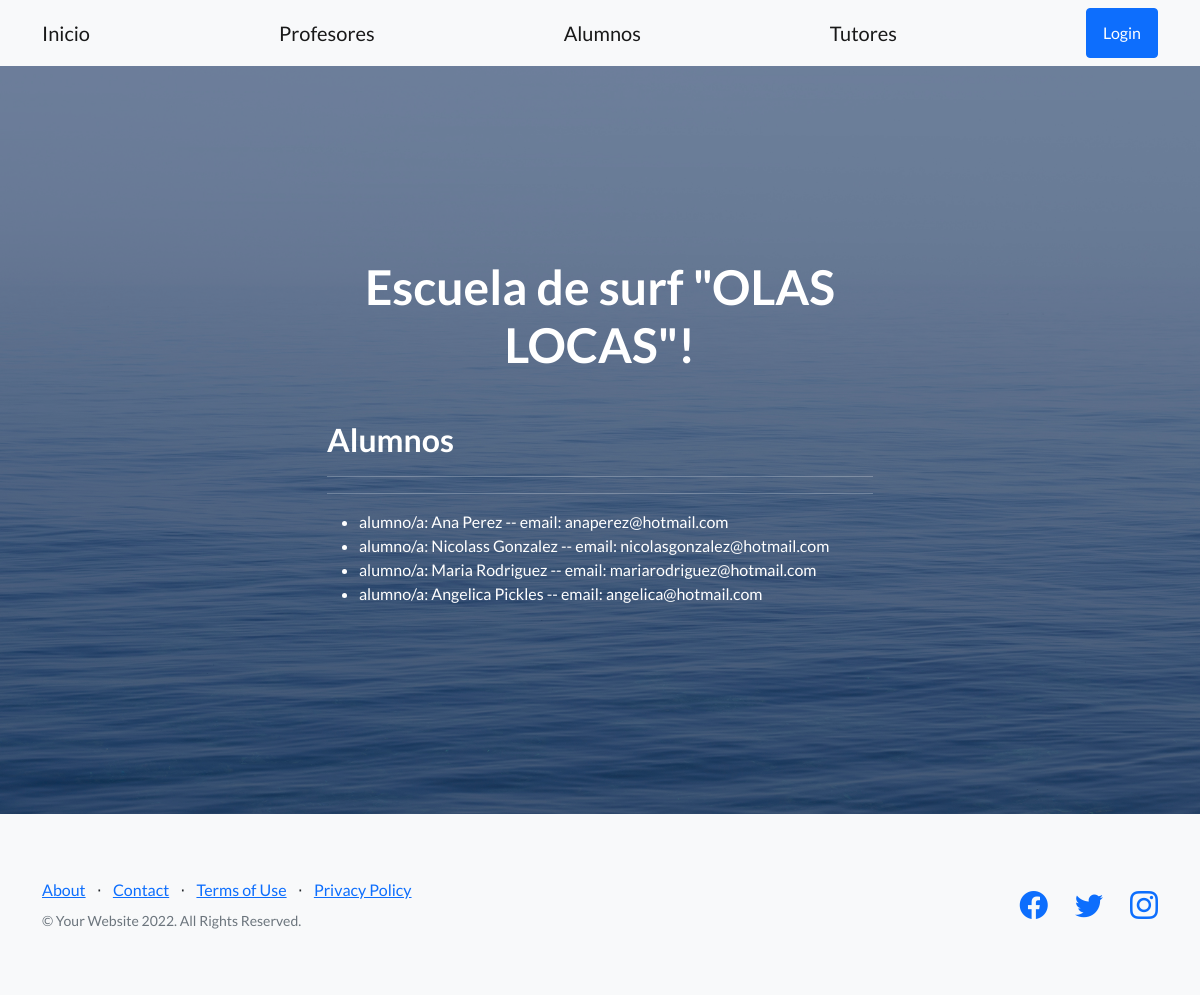
The page /appescueladesurf/alumno/ on the database its author committed.
### appescueladesurf/models.py (models this page shows)
class Alumnos(models.Model):
    nombre =models.CharField(max_length = 40)
    apellido =models.CharField(max_length = 40)
    edad = models.IntegerField()
    email = models.EmailField()
    numeroalumno=models.IntegerField()

### appescueladesurf/views.py (the view)
# urls.py: path('alumno/',views.alumnos, name='Alumno'),
def alumnos(request):
    alumnos = Alumnos.objects.all
    context_dict = {
        'alumnos' : alumnos
    }
    return render(
        request=request,
        context=context_dict,
        template_name="appescueladesurf/alumno.html"
    )

### appescueladesurf/templates/appescueladesurf/alumno.html
{% extends "appescueladesurf/padre.html" %}
{% load static %}
{% block contenidoQueCambia %}
<h2>Alumnos</h2>
<hr><hr>
    <ul>
        {% for alumnos in alumnos %}
            <li>
                alumno/a: {{alumnos.nombre}} {{alumnos.apellido}}
                -- email: {{alumnos.email}}
            </li>
        {% endfor %}
    </ul>
{% endblock %}

### appescueladesurf/templates/appescueladesurf/padre.html (shortened to what this page needs)
<!DOCTYPE html>
<html lang="en">
    <head>
        {% load static %}
        <link href="https://cdn.jsdelivr.net/npm/bootstrap-icons@1.5.0/font/bootstrap-icons.css" rel="stylesheet" type="text/css" />
        <link href="{% static 'appescueladesurf/css/styles.css' %}" rel="stylesheet" />
    </head>
    <body>
        <nav class="navbar navbar-light bg-light static-top">
            <div class="container">
                <a class="navbar-brand" href="{% url 'Inicio' %}">Inicio</a>
                <a class="navbar-brand" href="{% url 'Profesores' %}">Profesores</a>
                <a class="navbar-brand" href="{% url 'Alumno' %}">Alumnos</a>
                <a class="navbar-brand" href="{% url 'Tutores' %}">Tutores</a>
                <a class="btn btn-primary" href="#login">Login</a>
            </div>
        </nav>
        <header class="masthead">
            <div class="container position-relative">
                <div class="row justify-content-center">
                    <div class="col-xl-6">
                        <div class="text-center text-white">
                            <h1 class="mb-5">Escuela de surf "OLAS LOCAS"!</h1>
                            <div class="text-lg-start text-white">
                                {% block contenidoQueCambia %}
                                {% endblock %}
                            </div>
                        </div>
                    </div>
                </div>
            </div>
        </header>
        <footer class="footer bg-light">
            <div class="container">
                <div class="row">
                    <div class="col-lg-6 h-100 text-center text-lg-start my-auto">
                        <ul class="list-inline mb-2">
                            <li class="list-inline-item"><a href="#!">About</a></li>
                            <li class="list-inline-item">⋅</li>
                            <li class="list-inline-item"><a href="#!">Contact</a></li>
                            <li class="list-inline-item">⋅</li>
                            <li class="list-inline-item"><a href="#!">Terms of Use</a></li>
                            <li class="list-inline-item">⋅</li>
                            <li class="list-inline-item"><a href="#!">Privacy Policy</a></li>
                        </ul>
                        <p class="text-muted small mb-4 mb-lg-0">&copy; Your Website 2022. All Rights Reserved.</p>
                    </div>
                    <div class="col-lg-6 h-100 text-center text-lg-end my-auto">
                        <ul class="list-inline mb-0">
                            <li class="list-inline-item me-4">
                                <a href="#!"><i class="bi-facebook fs-3"></i></a>
                            </li>
                            <li class="list-inline-item me-4">
                                <a href="#!"><i class="bi-twitter fs-3"></i></a>
                            </li>
                            <li class="list-inline-item">
                                <a href="#!"><i class="bi-instagram fs-3"></i></a>
                            </li>
                        </ul>
                    </div>
                </div>
            </div>
        </footer>
    </body>
</html>

### rows shown on the page
Alumnos: nombre "Ana", apellido "Perez", email "anaperez@hotmail.com"
Alumnos: nombre "Nicolass", apellido "Gonzalez", email "nicolasgonzalez@hotmail.com"
Alumnos: nombre "Maria", apellido "Rodriguez", email "mariarodriguez@hotmail.com"
Alumnos: nombre "Angelica", apellido "Pickles", email "angelica@hotmail.com"
